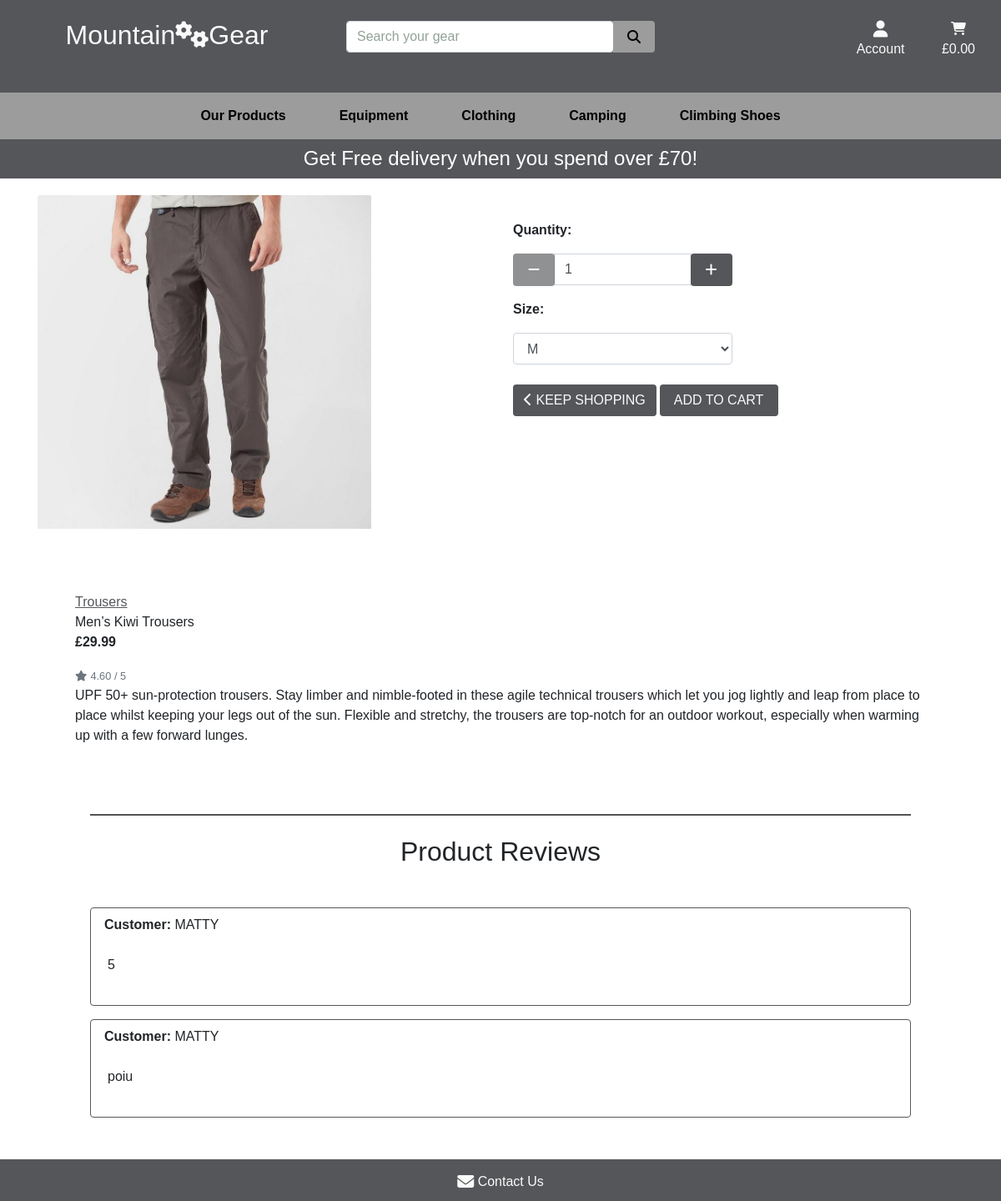
Page /products/10/ on the committed database.
### products/models.py (models this page shows, shortened)
class Product(models.Model):
    category = models.ForeignKey('Category', null=True, blank=True,
                                 on_delete=models.SET_NULL)
    sku = models.CharField(max_length=254, null=True, blank=True)
    name = models.CharField(max_length=254)
    description = models.TextField()
    has_sizes = models.BooleanField(default=False, null=True, blank=True)
    has_numbers = models.BooleanField(default=False, null=True, blank=True)
    price = models.DecimalField(max_digits=6, decimal_places=2)
    rating = models.DecimalField(max_digits=6, decimal_places=2)
    image = models.ImageField(null=True, blank=True)

class Category(models.Model):
    class Meta:
        verbose_name_plural = 'Categories'
    name = models.CharField(max_length=254)
    friendly_name = models.CharField(max_length=254, null=True, blank=True)

### reviews/models.py (models this page shows, shortened)
class Review(models.Model):
    product = models.ForeignKey(Product, related_name='reviews', null=True,
                                blank=True, on_delete=models.SET_NULL)
    profile = models.ForeignKey(UserProfile, related_name='reviews', null=True,
                                blank=True, on_delete=models.SET_NULL)
    review = models.TextField()

### profiles/models.py (models this page shows, shortened)
class UserProfile(models.Model):
    user = models.OneToOneField(User, on_delete=models.CASCADE)
    default_phone_number = models.CharField(max_length=20,
                                            null=True, blank=True)
    default_street_address1 = models.CharField(max_length=80,
                                               null=True, blank=True)
    default_street_address2 = models.CharField(max_length=80,
                                               null=True, blank=True)
    default_town_or_city = models.CharField(max_length=40,
                                            null=True, blank=True)
    default_county = models.CharField(max_length=80, null=True, blank=True)
    default_postcode = models.CharField(max_length=20,
                                        null=True, blank=True)
    default_country = CountryField(blank_label='Country',
                                   null=True, blank=True)

### products/views.py (the view)
# urls.py: path('<int:product_id>/', views.product_detail, name='product_detail'),
def product_detail(request, product_id):
    product = get_object_or_404(Product, pk=product_id)
    form = ReviewForm(request.POST)
    reviews = product.reviews.all()
    context = {
        'product': product,
        'form': form,
        'reviews': reviews,
    }
    return render(request, 'products/product_detail.html', context)

### reviews/forms.py
class ReviewForm(forms.ModelForm):
    class Meta:
        model = Review
        fields = (
            'review',
        )

### cart/contexts.py (called while the page is built, shortened)
def cart_contents(request):
    cart_items = []
    total = 0
    product_count = 0
    cart = request.session.get('cart', {})
    if total < settings.FREE_DELIVERY_THRESHOLD:
        delivery = total * Decimal(settings.STANDARD_DELIVERY_PERCENTAGE / 100)
        free_delivery_delta = settings.FREE_DELIVERY_THRESHOLD - total
    else:
        delivery = 0
        free_delivery_delta = 0
    sum_total = delivery + total
    context = {
        'cart_items': cart_items,
        'total': total,
        'product_count': product_count,
        'delivery': delivery,
        'free_delivery_delta': free_delivery_delta,
        'free_delivery_threshold': settings.FREE_DELIVERY_THRESHOLD,
        'sum_total': sum_total,
    }
    return context

### products/templates/products/product_detail.html (shortened to what this page needs)
{% extends "base.html" %}
{% load static %}
{% block page_header %}
    <div class="container header-container">
    </div>
{% endblock %}
{% block content %}
    <div class="overlay"></div>
    <div class="container ">
        <div class="row row-product-detail">
            <div class=" col-12 col-md-6 col-detail">
                <div class="image-prod ">
                    {% if product.image %}
                        <a href="{{ product.image.url }}" target="blank">
                            <img class="card-img-top img-fluid" src="{{ product.image.url }}" alt="{{ product.name }}">
                        </a>
                        {% else %}
                        <a href="">
                            <img class="card-img-top img-fluid" src="{{ MEDIA_URL }}noimage.png" alt="{{ product.name }}">
                        </a>
                    {% endif %}
                </div>
            </div>
            <div class="col-12 col-md-6 col-btns">
                <form class="form" action="{% url 'add_to_cart' product.id %}" method="POST">
                    <div class="row-form">
                        <div class="col col-quantity">
                            <p><strong>Quantity:</strong></p>
                            <div class="form-group w-50">
                                <div class="input-group">
                                    <div class="input-group-prepend">
                                        <button class="decrement-qty btn gear-button rounded"
                                            data-item_id="{{ product.id }}" id="decrement-qty_{{ product.id }}">
                                            <span class="icon">
                                                <i class="fas fa-minus"></i>
                                            </span>
                                        </button>
                                    </div>
                                    <input class="form-control qty_input" type="number" name="quantity" value="1" min="1" max="99"
                                    data-item_id="{{ product.id }}" id="id_qty_{{ product.id }}">
                                    <div class="input-group-append">
                                        <button class="increment-qty btn gear-button rounded"
                                            data-item_id="{{ product.id }}" id="increment-qty_{{ product.id }}">
                                            <span class="icon">
                                                <i class="fas fa-plus"></i>
                                            </span>
                                        </button>
                                    </div>
                                </div>
                            </div>
                            {% if product.has_sizes%}
                                {% with product.has_sizes as s %}
                                    {% if s %}
                                    <div class="col w-50 p-0 mb-4">
                                        <p><strong>Size:</strong></p>
                                        <select class="form-control" name="product_size" id='id_product_size'>
                                            <option value="m" selected>M</option>
                                        </select>
                                    {% endif %}
                                {% endwith %}
                            {% endif %}
                            </div>
                        </div>
                        <div>
                            <a href="{% url 'products' %}" class="btn gear-button rounded text-uppercase">
                                <span class="text-uppercase"> <i class="fas fa-chevron-left"></i>  Keep shopping</span>
                            </a>
                            <input type="submit" class="btn gear-button rounded text-uppercase" value=" Add to Cart ">
                        </div>
                    </div>
                </div>
            </div>
            <div class="row row-description m-0 ">
                <div class="col col-description ">
                    <div class="mt-3 ">
                        {% if product.category %}
                        <div class="card-body pl-0 pb-0 ">
                            <a class="text-link-cat" href="{% url 'products'%}?category={{ product.category.name }}">
                                {{ product.category.friendly_name }}</a>
                        </div>
                        {% endif %}
                        <p class="mb-0">{{ product.name }}</p>
                        <p class="text-left font-weight-bold">£{{ product.price }}</p>
                        {% if product.rating %}
                            <small class="text-muted"><i class="fas fa-star mr-1"></i>{{ product.rating }} / 5</small>
                        {% else %}
                            <small class="text-muted">No Rating</small>
                        {% endif %}
                        <p class="p-description">{{ product.description }}</p>
                    </div>
                </div>
            </div>
            <div class="row row-review mx-0">
                <div class="col col-review ml-5 mr-5">
                    <hr>
                    <h2 class="mb-5 mt-4 text-center">Product Reviews</h2>
                    {% for review in product.reviews.all %}
                    <div class="card card-reviews mt-3">
                    <p class="mt-2 ml-3 mb-1"><strong >Customer:</strong> {{ review.profile.user.username|upper }}</p>
                        <div class="card-body mt-0">
                            <p>{{ review.review }}</p>
                        </div>
                    </div>
                    {% endfor %}
                </div>
            </div>
        </div>
{% endblock %}

### static/css/base.css (style rules this page uses)
html { height: 100%; }
body { background: url('/media/main-page.jpg') no-repeat center center fixed; background-size: cover; height: calc(100vh - 214px); font-family: 'Oxygen', sans-serif; }
.header-container { padding-top: 164px; }
.icon { align-items: center; display: inline-flex; justify-content: center; height: 1.5rem; width: 1.5rem; color: #fafafa; }
.overlay { position: fixed; top: 0; left: 0; height: 100%; width: 100%; background: white; z-index: -1; }
hr { height: 1px; background-color: #545659; }
.text-link-cat { color: #545659; text-decoration: underline; }
.col-detail { margin-top: 70px; margin-bottom: 40px; }
.image-prod { max-height: 400px; max-width: 400px; }
.row-form { margin-bottom: 50px; }
.col-review { margin-bottom: 100px; }
.card-reviews { border: 1px solid #545659; }
.col-quantity { padding-left: 0; }
.col-btns { margin-top: 100px; }
.col-description { margin: 0 30px 50px ; }
.gear-button { background: #545659; color: #fafafa; }
select, select option { color: #000000; }

### rows in the picture
Product: image (picture), category.friendly_name "Trousers", name "Men’s Kiwi Trousers", price "29.99", rating "4.60", description "UPF 50+ sun-protection trousers. Stay limber and nimble-footed in these agile technical trousers which let you jog lightly and leap from place to place whilst keeping your legs out of the sun. Flexible and stretchy, the trousers are top-notch for an outdoor workout, especially when warming up with a few forward lunges."
Review: profile.user.username "MATTY", review "5"
Review: profile.user.username "MATTY", review "poiu"

### other values in the picture
{{ free_delivery_threshold }} "70"
